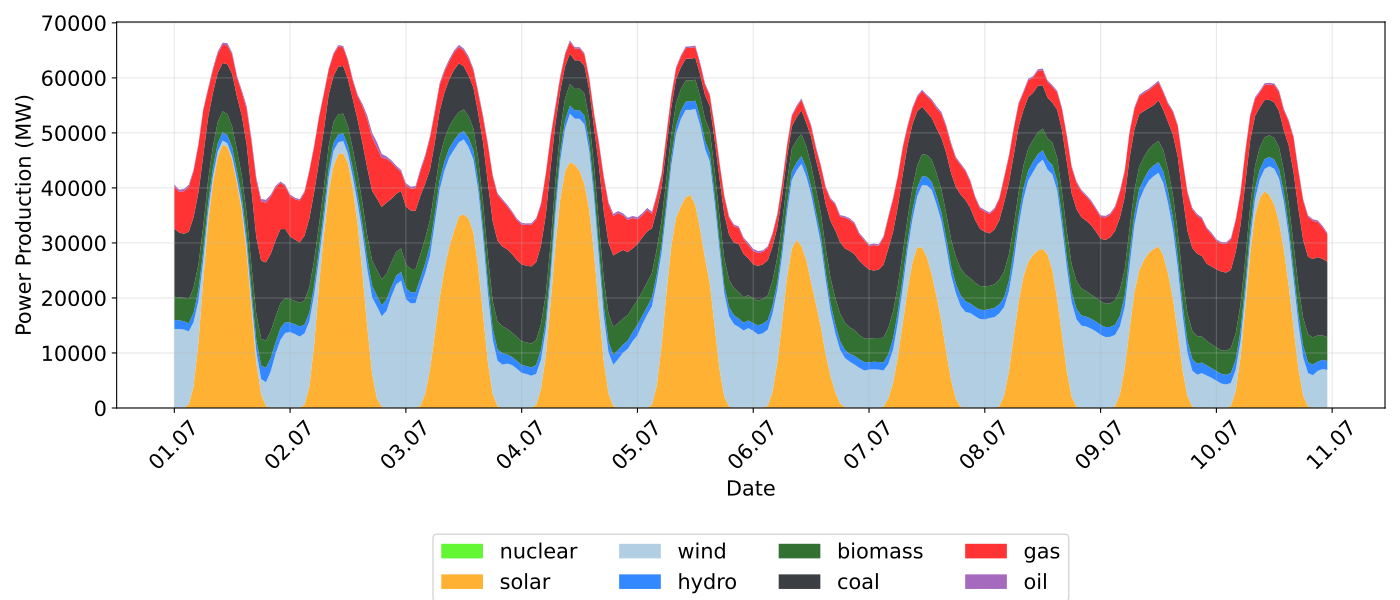

Recreate this plot in Python.
import requests
import matplotlib
matplotlib.use("Agg")
import matplotlib.pyplot as plt
import matplotlib.dates as mdates
from datetime import datetime
from dotenv import load_dotenv
import os

output_path = os.path.join(os.path.dirname(os.path.abspath(__file__)), "electricity_mix_germany_july.pdf")
load_dotenv()
API_KEY = os.getenv("ELECTRICITYMAPS_API_KEY")

response = requests.get(
    "https://api.electricitymaps.com/v4/power-breakdown/past-range?zone=DE&start=2025-07-01T00:01:00Z&end=2025-07-10T23:59:00Z",
    headers={"auth-token": API_KEY}
)

data = response.json()
history = data["data"]

timestamps = [datetime.fromisoformat(entry["datetime"].replace("Z", "+00:00")) for entry in history]

sources = ["nuclear", "solar", "wind", "hydro", "biomass", "coal", "gas", "oil"]
colors = {
    "nuclear": "#3df500",
    "solar": "#ff9d00",
    "wind": "#9dc2db",
    "hydro": "#006aff",
    "biomass": "#004e00",
    "coal": "#0b0f14",
    "gas": "#ff0000",
    "oil": "#8e44ad",
}

data_by_source = {}
for source in sources:
    data_by_source[source] = [
        entry.get("powerProductionBreakdown", {}).get(source) or 0
        for entry in history
    ]

fig, ax = plt.subplots(figsize=(14, 6))
ax.stackplot(
    timestamps,
    [data_by_source[s] for s in sources],
    labels=sources,
    colors=[colors[s] for s in sources],
    alpha=0.8
)

ax.set_xlabel("Date", fontsize=15)
ax.set_ylabel("Power Production (MW)", fontsize=15)

ax.xaxis.set_major_formatter(mdates.DateFormatter("%d.%m"))
ax.xaxis.set_major_locator(mdates.DayLocator(interval=1))
ax.tick_params(axis="both", labelsize=15)
plt.xticks(rotation=45)
ax.legend(loc="upper center", bbox_to_anchor=(0.5, -0.30), ncol=4, fontsize=15, frameon=True)
ax.grid(True, alpha=0.3)
plt.tight_layout()
plt.subplots_adjust(bottom=0.32)
plt.savefig(output_path, dpi=300)
print(f"Saved to {output_path}")
